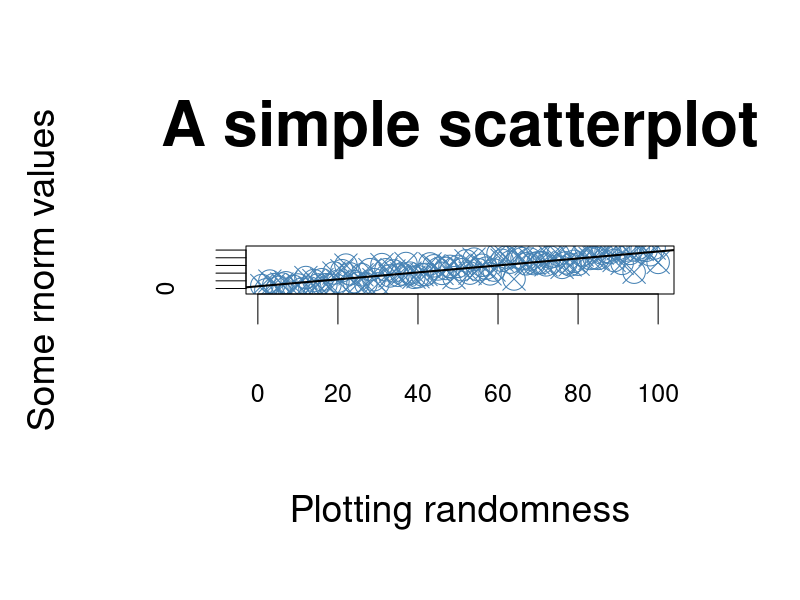

Generate this figure with R:
# Create the data
data <- rnorm(100, sd=15)+1:100
# Create a simple scatterplot
# with long labels to enhance
# size comparison
my_sc_plot <- function(data){
  par(cex.lab=0.75, cex.axis=0.5, cex.main=1.25, cex=3, pch=13)
  plot(data,
       main="A simple scatterplot",
       xlab="Plotting randomness",
       ylab="Some rnorm values",
       col="steelblue")
  x <- 1:100
  abline(lm(data~x), lwd=2)
}

png(filename="mycairotest.png", 
    type="cairo",
    units="px", 
    width=1600, 
    height=1000, 
    pointsize=12, 
    res=96)
my_sc_plot(data)
dev.off()
